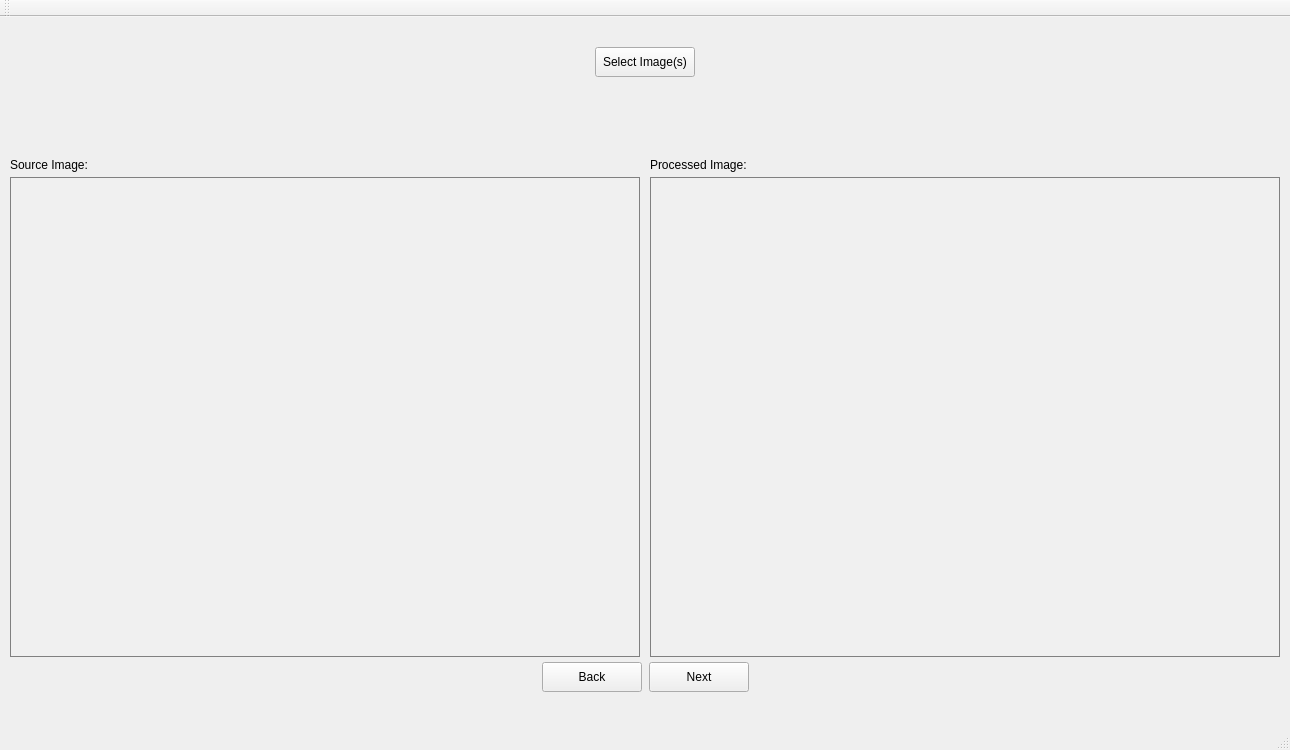
<?xml version="1.0" encoding="UTF-8"?>
<ui version="4.0">
 <class>OMSClass</class>
 <widget class="QMainWindow" name="OMSClass">
  <property name="geometry">
   <rect>
    <x>0</x>
    <y>0</y>
    <width>1290</width>
    <height>750</height>
   </rect>
  </property>
  <property name="windowTitle">
   <string>Object Detection System</string>
  </property>
  <widget class="QWidget" name="centralWidget">
   <widget class="QPushButton" name="selectImg_Button">
    <property name="geometry">
     <rect>
      <x>595</x>
      <y>30</y>
      <width>100</width>
      <height>30</height>
     </rect>
    </property>
    <property name="text">
     <string>Select Image(s)</string>
    </property>
   </widget>
   <widget class="QLabel" name="fileName">
    <property name="geometry">
     <rect>
      <x>10</x>
      <y>140</y>
      <width>631</width>
      <height>16</height>
     </rect>
    </property>
    <property name="text">
     <string>Source Image:</string>
    </property>
   </widget>
   <widget class="QLabel" name="fileName_2">
    <property name="geometry">
     <rect>
      <x>650</x>
      <y>140</y>
      <width>601</width>
      <height>16</height>
     </rect>
    </property>
    <property name="text">
     <string>Processed Image:</string>
    </property>
   </widget>
   <widget class="QPushButton" name="back_Button">
    <property name="geometry">
     <rect>
      <x>542</x>
      <y>645</y>
      <width>100</width>
      <height>30</height>
     </rect>
    </property>
    <property name="text">
     <string>Back</string>
    </property>
    <property name="checkable">
     <bool>false</bool>
    </property>
    <property name="checked">
     <bool>false</bool>
    </property>
    <property name="flat">
     <bool>false</bool>
    </property>
   </widget>
   <widget class="QPushButton" name="next_Button">
    <property name="geometry">
     <rect>
      <x>649</x>
      <y>645</y>
      <width>100</width>
      <height>30</height>
     </rect>
    </property>
    <property name="text">
     <string>Next</string>
    </property>
   </widget>
   <widget class="QLabel" name="imageView">
    <property name="geometry">
     <rect>
      <x>10</x>
      <y>160</y>
      <width>630</width>
      <height>480</height>
     </rect>
    </property>
    <property name="styleSheet">
     <string notr="true">background-color: rgb(240, 240, 240);
border: 1px solid gray;</string>
    </property>
    <property name="text">
     <string/>
    </property>
   </widget>
   <widget class="QLabel" name="imageView_2">
    <property name="geometry">
     <rect>
      <x>650</x>
      <y>160</y>
      <width>630</width>
      <height>480</height>
     </rect>
    </property>
    <property name="styleSheet">
     <string notr="true">background-color: rgb(240, 240, 240);
border: 1px solid gray;</string>
    </property>
    <property name="text">
     <string/>
    </property>
   </widget>
  </widget>
  <widget class="QMenuBar" name="menuBar">
   <property name="geometry">
    <rect>
     <x>0</x>
     <y>0</y>
     <width>1290</width>
     <height>22</height>
    </rect>
   </property>
  </widget>
  <widget class="QToolBar" name="mainToolBar">
   <attribute name="toolBarArea">
    <enum>TopToolBarArea</enum>
   </attribute>
   <attribute name="toolBarBreak">
    <bool>false</bool>
   </attribute>
  </widget>
  <widget class="QStatusBar" name="statusBar">
   <property name="sizeGripEnabled">
    <bool>true</bool>
   </property>
  </widget>
 </widget>
 <layoutdefault spacing="6" margin="11"/>
 <resources>
  <include location="OMS.qrc"/>
 </resources>
 <connections/>
</ui>
